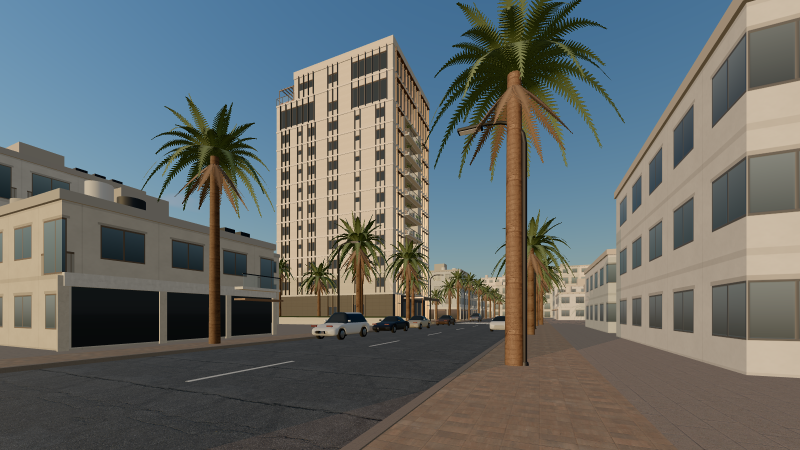
#> input picture project_artifacts/v11_exterior/web/street_arrival.png, 1600 x 900 px, found by its file name (shown at 1/2 size)
$ python web_images.py
#> lines starting #> are read from the running program, lines starting #| are printed output that depends on the picture
"""Responsive images for the photoreal website (V11.2): public/renders/<id>.jpg -> public/renders/w/<id>_{960,1920}.webp,
plus the gateway's 3D preview from a REAL live-WebGL capture (never a render passed off as real-time).
Usage: python tools/web_images.py [live_capture.png]"""
import glob, os, sys
from PIL import Image

os.makedirs('public/renders/w', exist_ok=True)
n = 0
for p in sorted(glob.glob('public/renders/*.jpg')):
    i = os.path.splitext(os.path.basename(p))[0]; im = Image.open(p).convert('RGB')
    for w in (960, 1600, 2560, 3840):   # V12: from the 3840 x 2160 masters, never upscaled
        out = f'public/renders/w/{i}_{w}.webp'
        if os.path.exists(out) and os.path.getmtime(out) >= os.path.getmtime(p): continue
        if w > im.width: continue
        h = round(im.height * w / im.width)
        (im if w == im.width else im.resize((w, h), Image.LANCZOS)).save(out, 'WEBP', quality=84 if w >= 2560 else 84, method=6)
        n += 1
live = sys.argv[1] if len(sys.argv) > 1 else 'project_artifacts/v11_exterior/web/street_arrival.png'
if os.path.exists(live):
    os.makedirs('public/gateway', exist_ok=True)
    im = Image.open(live).convert('RGB'); w = 960; im.resize((w, round(im.height * w / im.width)), Image.LANCZOS).save('public/gateway/preview_3d.webp', 'WEBP', quality=80, method=6)
#> further down, im is the input picture: PIL image 1600x900 RGB; mean R, G, B 102.4, 107.1, 105.4
#> after `im = Image.open(live).convert('RGB')`:
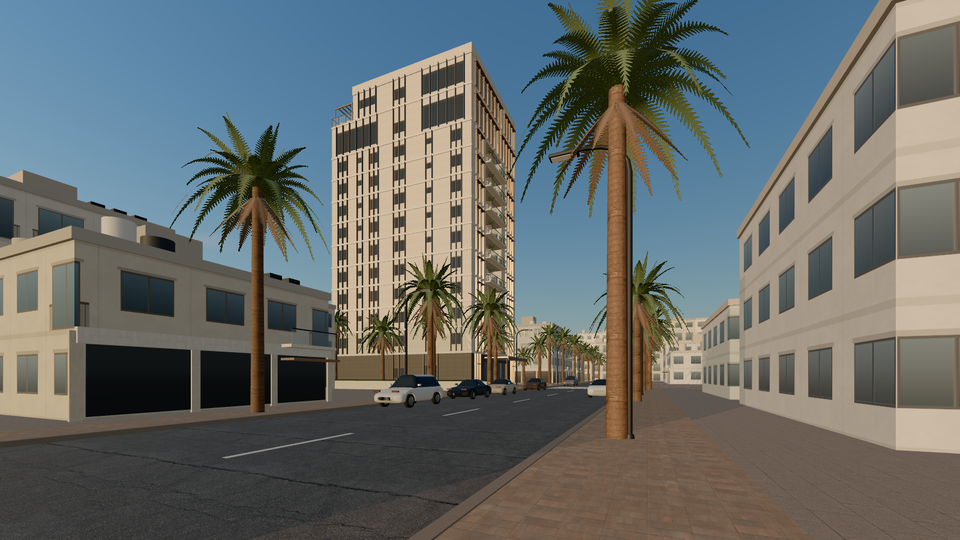
#> saved as preview_3d.webp: PIL image 960x540 RGB; mean R, G, B 102.4, 107.1, 105.4
for f in glob.glob('public/renders/w/*_1920.webp'): os.remove(f)   # V11.5: the 1920 cut was an upscale of a 1600 master
tot = sum(os.path.getsize(f) for f in glob.glob('public/renders/w/*.webp'))
print('webp written', n, '| total', round(tot / 1e6, 1), 'MB')
